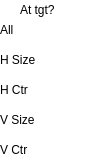
<?xml version="1.0" encoding="UTF-8"?>
<ui version="4.0">
 <class>Form</class>
 <widget class="QWidget" name="Form">
  <property name="geometry">
   <rect>
    <x>0</x>
    <y>0</y>
    <width>111</width>
    <height>161</height>
   </rect>
  </property>
  <property name="sizePolicy">
   <sizepolicy hsizetype="Ignored" vsizetype="Ignored">
    <horstretch>0</horstretch>
    <verstretch>0</verstretch>
   </sizepolicy>
  </property>
  <property name="windowTitle">
   <string>Slit status</string>
  </property>
  <property name="styleSheet">
   <string notr="true">background-color: rgb(255, 255, 255);</string>
  </property>
  <layout class="QVBoxLayout" name="verticalLayout">
   <property name="spacing">
    <number>0</number>
   </property>
   <property name="leftMargin">
    <number>0</number>
   </property>
   <property name="topMargin">
    <number>0</number>
   </property>
   <property name="rightMargin">
    <number>0</number>
   </property>
   <property name="bottomMargin">
    <number>0</number>
   </property>
   <item>
    <widget class="QFrame" name="frame">
     <property name="sizePolicy">
      <sizepolicy hsizetype="Fixed" vsizetype="Fixed">
       <horstretch>0</horstretch>
       <verstretch>0</verstretch>
      </sizepolicy>
     </property>
     <property name="minimumSize">
      <size>
       <width>61</width>
       <height>161</height>
      </size>
     </property>
     <property name="frameShape">
      <enum>QFrame::Box</enum>
     </property>
     <property name="frameShadow">
      <enum>QFrame::Plain</enum>
     </property>
     <property name="lineWidth">
      <number>0</number>
     </property>
     <widget class="QLabel" name="label_10">
      <property name="geometry">
       <rect>
        <x>0</x>
        <y>50</y>
        <width>41</width>
        <height>20</height>
       </rect>
      </property>
      <property name="text">
       <string>H Size</string>
      </property>
      <property name="alignment">
       <set>Qt::AlignLeading|Qt::AlignLeft|Qt::AlignVCenter</set>
      </property>
     </widget>
     <widget class="QLabel" name="label_11">
      <property name="geometry">
       <rect>
        <x>0</x>
        <y>20</y>
        <width>41</width>
        <height>20</height>
       </rect>
      </property>
      <property name="text">
       <string>All</string>
      </property>
      <property name="alignment">
       <set>Qt::AlignLeading|Qt::AlignLeft|Qt::AlignVCenter</set>
      </property>
     </widget>
     <widget class="QLabel" name="label_12">
      <property name="geometry">
       <rect>
        <x>0</x>
        <y>80</y>
        <width>41</width>
        <height>20</height>
       </rect>
      </property>
      <property name="text">
       <string>H Ctr</string>
      </property>
      <property name="alignment">
       <set>Qt::AlignLeading|Qt::AlignLeft|Qt::AlignVCenter</set>
      </property>
     </widget>
     <widget class="QLabel" name="label_13">
      <property name="geometry">
       <rect>
        <x>0</x>
        <y>110</y>
        <width>41</width>
        <height>20</height>
       </rect>
      </property>
      <property name="text">
       <string>V Size</string>
      </property>
      <property name="alignment">
       <set>Qt::AlignLeading|Qt::AlignLeft|Qt::AlignVCenter</set>
      </property>
     </widget>
     <widget class="QLabel" name="label_14">
      <property name="geometry">
       <rect>
        <x>0</x>
        <y>140</y>
        <width>41</width>
        <height>20</height>
       </rect>
      </property>
      <property name="text">
       <string>V Ctr</string>
      </property>
      <property name="alignment">
       <set>Qt::AlignLeading|Qt::AlignLeft|Qt::AlignVCenter</set>
      </property>
     </widget>
     <widget class="QLabel" name="label_15">
      <property name="geometry">
       <rect>
        <x>20</x>
        <y>0</y>
        <width>41</width>
        <height>20</height>
       </rect>
      </property>
      <property name="text">
       <string>At tgt?</string>
      </property>
      <property name="alignment">
       <set>Qt::AlignLeading|Qt::AlignLeft|Qt::AlignVCenter</set>
      </property>
     </widget>
     <widget class="QESimpleShape" name="qesimpleshape_25">
      <property name="geometry">
       <rect>
        <x>40</x>
        <y>20</y>
        <width>21</width>
        <height>21</height>
       </rect>
      </property>
      <property name="colour0" stdset="0">
       <color>
        <red>255</red>
        <green>255</green>
        <blue>0</blue>
       </color>
      </property>
      <property name="colour1" stdset="0">
       <color>
        <red>0</red>
        <green>255</green>
        <blue>0</blue>
       </color>
      </property>
      <property name="variable" stdset="0">
       <string>$(SLIT)IN_POSITION</string>
      </property>
      <property name="displayAlarmStateOption" stdset="0">
       <enum>QESimpleShape::Never</enum>
      </property>
     </widget>
     <widget class="QESimpleShape" name="qesimpleshape_26">
      <property name="geometry">
       <rect>
        <x>40</x>
        <y>50</y>
        <width>21</width>
        <height>21</height>
       </rect>
      </property>
      <property name="colour0" stdset="0">
       <color>
        <red>255</red>
        <green>255</green>
        <blue>0</blue>
       </color>
      </property>
      <property name="colour1" stdset="0">
       <color>
        <red>0</red>
        <green>255</green>
        <blue>0</blue>
       </color>
      </property>
      <property name="variable" stdset="0">
       <string>$(SLIT)HSIZE_STATUS</string>
      </property>
      <property name="displayAlarmStateOption" stdset="0">
       <enum>QESimpleShape::Never</enum>
      </property>
     </widget>
     <widget class="QESimpleShape" name="qesimpleshape_27">
      <property name="geometry">
       <rect>
        <x>40</x>
        <y>80</y>
        <width>21</width>
        <height>21</height>
       </rect>
      </property>
      <property name="colour0" stdset="0">
       <color>
        <red>255</red>
        <green>255</green>
        <blue>0</blue>
       </color>
      </property>
      <property name="colour1" stdset="0">
       <color>
        <red>0</red>
        <green>255</green>
        <blue>0</blue>
       </color>
      </property>
      <property name="variable" stdset="0">
       <string>$(SLIT)HCENTRE_STATUS</string>
      </property>
      <property name="displayAlarmStateOption" stdset="0">
       <enum>QESimpleShape::Never</enum>
      </property>
     </widget>
     <widget class="QESimpleShape" name="qesimpleshape_28">
      <property name="geometry">
       <rect>
        <x>40</x>
        <y>110</y>
        <width>21</width>
        <height>21</height>
       </rect>
      </property>
      <property name="colour0" stdset="0">
       <color>
        <red>255</red>
        <green>255</green>
        <blue>0</blue>
       </color>
      </property>
      <property name="colour1" stdset="0">
       <color>
        <red>0</red>
        <green>255</green>
        <blue>0</blue>
       </color>
      </property>
      <property name="variable" stdset="0">
       <string>$(SLIT)VSIZE_STATUS</string>
      </property>
      <property name="displayAlarmStateOption" stdset="0">
       <enum>QESimpleShape::Never</enum>
      </property>
     </widget>
     <widget class="QESimpleShape" name="qesimpleshape_29">
      <property name="geometry">
       <rect>
        <x>40</x>
        <y>140</y>
        <width>21</width>
        <height>21</height>
       </rect>
      </property>
      <property name="colour0" stdset="0">
       <color>
        <red>255</red>
        <green>255</green>
        <blue>0</blue>
       </color>
      </property>
      <property name="colour1" stdset="0">
       <color>
        <red>0</red>
        <green>255</green>
        <blue>0</blue>
       </color>
      </property>
      <property name="variable" stdset="0">
       <string>$(SLIT)VCENTRE_STATUS</string>
      </property>
      <property name="displayAlarmStateOption" stdset="0">
       <enum>QESimpleShape::Never</enum>
      </property>
     </widget>
    </widget>
   </item>
  </layout>
 </widget>
 <customwidgets>
  <customwidget>
   <class>QESimpleShape</class>
   <extends>QSimpleShape</extends>
   <header>QESimpleShape.h</header>
  </customwidget>
  <customwidget>
   <class>QSimpleShape</class>
   <extends>QWidget</extends>
   <header>QSimpleShape.h</header>
  </customwidget>
 </customwidgets>
 <resources/>
 <connections/>
</ui>
